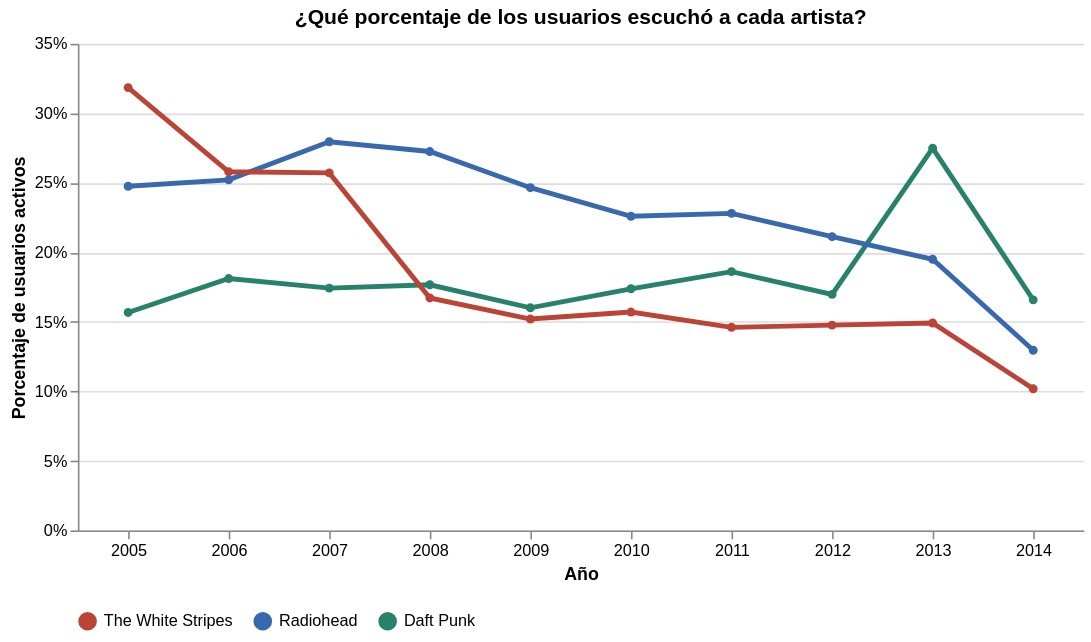

The notebook cell saved with this chart:
### Code cell
alcance = q("""
    WITH activos AS (
        SELECT
            YEAR(TO_TIMESTAMP("timestamp")) AS anio,
            COUNT(DISTINCT user_id) AS usuarios_activos
        FROM events_clean
        GROUP BY anio
    ),
    por_artista AS (
        SELECT
            YEAR(TO_TIMESTAMP(e."timestamp")) AS anio,
            a.artist_name AS artista,
            COUNT(DISTINCT e.user_id) AS oyentes
        FROM events_clean e
        JOIN artists a ON e.artist_id = a.artist_id
        WHERE a.artist_name IN ('Radiohead', 'Daft Punk', 'The White Stripes')
        GROUP BY anio, a.artist_name
    )
    SELECT
        p.anio, p.artista, p.oyentes, a.usuarios_activos,
        p.oyentes * 1.0 / a.usuarios_activos AS proporcion
    FROM por_artista p
    JOIN activos a ON p.anio = a.anio
    ORDER BY p.artista, p.anio
""")

grafico = alt.Chart(alcance).mark_line(
    point=True, strokeWidth=3
).encode(
    x=alt.X("anio:O", title="Año", axis=alt.Axis(labelAngle=0)),
    y=alt.Y("proporcion:Q", title="Porcentaje de usuarios activos",
            axis=alt.Axis(format=".0%"), scale=alt.Scale(zero=True)),
    color=alt.Color(
        "artista:N", title=None,
        scale=alt.Scale(
            domain=["The White Stripes", "Radiohead", "Daft Punk"],
            range=["#ba4436", "#3868ad", "#27816b"]
        ),
        legend=alt.Legend(orient="bottom")
    ),
    tooltip=[
        alt.Tooltip("artista:N", title="Artista"),
        alt.Tooltip("anio:O", title="Año"),
        alt.Tooltip("proporcion:Q", title="Usuarios que lo escucharon", format=".1%"),
        alt.Tooltip("oyentes:Q", title="Oyentes distintos", format=",")
    ]
).properties(
    title="¿Qué porcentaje de los usuarios escuchó a cada artista?",
    width=620, height=300
).configure_view(stroke=None)

grafico

### Figure 1 — Vega-Lite specification as saved in the notebook (floating-point values rounded to 4 significant figures)
{"config": {"view": {"continuousWidth": 300, "continuousHeight": 300, "stroke": null}}, "data": {"name": "data-3fac5302426aa0f4b69b95e5fcae5084"}, "mark": {"type": "line", "point": true, "strokeWidth": 3}, "encoding": {"color": {"field": "artista", "legend": {"orient": "bottom"}, "scale": {"domain": ["The White Stripes", "Radiohead", "Daft Punk"], "range": ["#ba4436", "#3868ad", "#27816b"]}, "title": null, "type": "nominal"}, "tooltip": [{"field": "artista", "title": "Artista", "type": "nominal"}, {"field": "anio", "title": "Año", "type": "ordinal"}, {"field": "proporcion", "format": ".1%", "title": "Usuarios que lo escucharon", "type": "quantitative"}, {"field": "oyentes", "format": ",", "title": "Oyentes distintos", "type": "quantitative"}], "x": {"axis": {"labelAngle": 0}, "field": "anio", "title": "Año", "type": "ordinal"}, "y": {"axis": {"format": ".0%"}, "field": "proporcion", "scale": {"zero": true}, "title": "Porcentaje de usuarios activos", "type": "quantitative"}}, "height": 300, "title": "¿Qué porcentaje de los usuarios escuchó a cada artista?", "width": 620, "$schema": "https://vega.github.io/schema/vega-lite/v5.20.1.json", "datasets": {"data-3fac5302426aa0f4b69b95e5fcae5084": [{"anio": 2005, "artista": "Daft Punk", "oyentes": 95, "usuarios_activos": 606, "proporcion": 0.1568}, {"anio": 2006, "artista": "Daft Punk", "oyentes": 342, "usuarios_activos": 1888, "proporcion": 0.1811}, {"anio": 2007, "artista": "Daft Punk", "oyentes": 746, "usuarios_activos": 4282, "proporcion": 0.1742}, {"anio": 2008, "artista": "Daft Punk", "oyentes": 1379, "usuarios_activos": 7805, "proporcion": 0.1767}, {"anio": 2009, "artista": "Daft Punk", "oyentes": 2120, "usuarios_activos": 13242, "proporcion": 0.1601}, {"anio": 2010, "artista": "Daft Punk", "oyentes": 3599, "usuarios_activos": 20708, "proporcion": 0.1738}, {"anio": 2011, "artista": "Daft Punk", "oyentes": 6171, "usuarios_activos": 33162, "proporcion": 0.1861}, {"anio": 2012, "artista": "Daft Punk", "oyentes": 8579, "usuarios_activos": 50545, "proporcion": 0.1697}, {"anio": 2013, "artista": "Daft Punk", "oyentes": 12320, "usuarios_activos": 44816, "proporcion": 0.2749}, {"anio": 2014, "artista": "Daft Punk", "oyentes": 5770, "usuarios_activos": 34792, "proporcion": 0.1658}, {"anio": 2005, "artista": "Radiohead", "oyentes": 150, "usuarios_activos": 606, "proporcion": 0.2475}, {"anio": 2006, "artista": "Radiohead", "oyentes": 476, "usuarios_activos": 1888, "proporcion": 0.2521}, {"anio": 2007, "artista": "Radiohead", "oyentes": 1197, "usuarios_activos": 4282, "proporcion": 0.2795}, {"anio": 2008, "artista": "Radiohead", "oyentes": 2127, "usuarios_activos": 7805, "proporcion": 0.2725}, {"anio": 2009, "artista": "Radiohead", "oyentes": 3264, "usuarios_activos": 13242, "proporcion": 0.2465}, {"anio": 2010, "artista": "Radiohead", "oyentes": 4679, "usuarios_activos": 20708, "proporcion": 0.226}, {"anio": 2011, "artista": "Radiohead", "oyentes": 7563, "usuarios_activos": 33162, "proporcion": 0.2281}, {"anio": 2012, "artista": "Radiohead", "oyentes": 10677, "usuarios_activos": 50545, "proporcion": 0.2112}, {"anio": 2013, "artista": "Radiohead", "oyentes": 8740, "usuarios_activos": 44816, "proporcion": 0.195}, {"anio": 2014, "artista": "Radiohead", "oyentes": 4508, "usuarios_activos": 34792, "proporcion": 0.1296}, {"anio": 2005, "artista": "The White Stripes", "oyentes": 193, "usuarios_activos": 606, "proporcion": 0.3185}, {"anio": 2006, "artista": "The White Stripes", "oyentes": 487, "usuarios_activos": 1888, "proporcion": 0.2579}, {"anio": 2007, "artista": "The White Stripes", "oyentes": 1101, "usuarios_activos": 4282, "proporcion": 0.2571}, {"anio": 2008, "artista": "The White Stripes", "oyentes": 1305, "usuarios_activos": 7805, "proporcion": 0.1672}, {"anio": 2009, "artista": "The White Stripes", "oyentes": 2013, "usuarios_activos": 13242, "proporcion": 0.152}, {"anio": 2010, "artista": "The White Stripes", "oyentes": 3252, "usuarios_activos": 20708, "proporcion": 0.157}, {"anio": 2011, "artista": "The White Stripes", "oyentes": 4844, "usuarios_activos": 33162, "proporcion": 0.1461}, {"anio": 2012, "artista": "The White Stripes", "oyentes": 7462, "usuarios_activos": 50545, "proporcion": 0.1476}, {"anio": 2013, "artista": "The White Stripes", "oyentes": 6685, "usuarios_activos": 44816, "proporcion": 0.1492}, {"anio": 2014, "artista": "The White Stripes", "oyentes": 3544, "usuarios_activos": 34792, "proporcion": 0.1019}]}}
